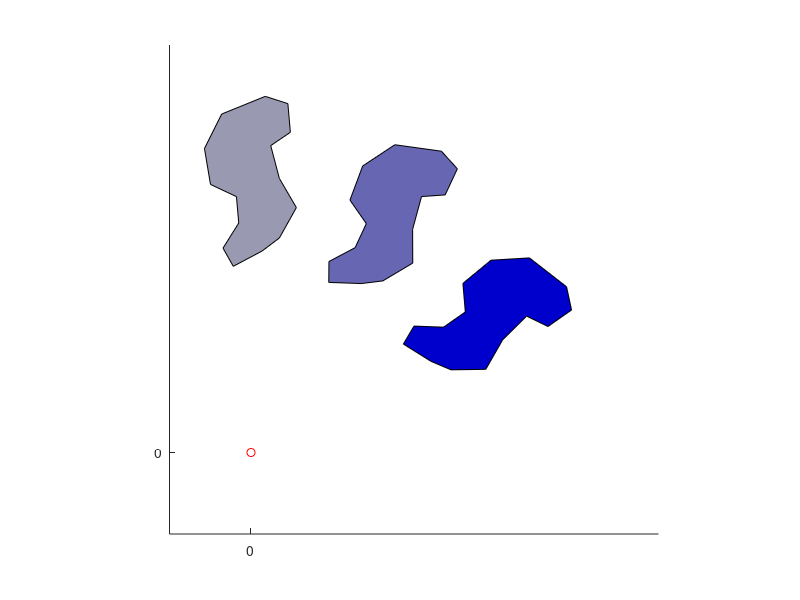
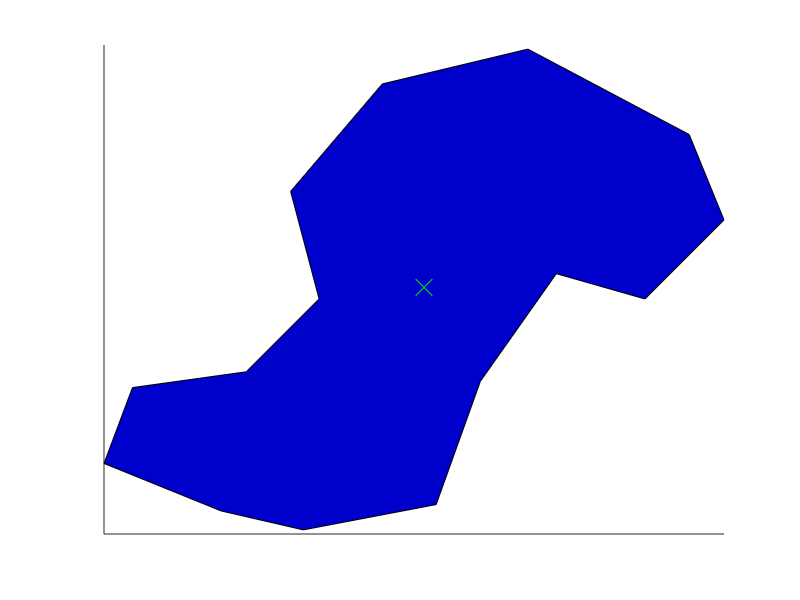
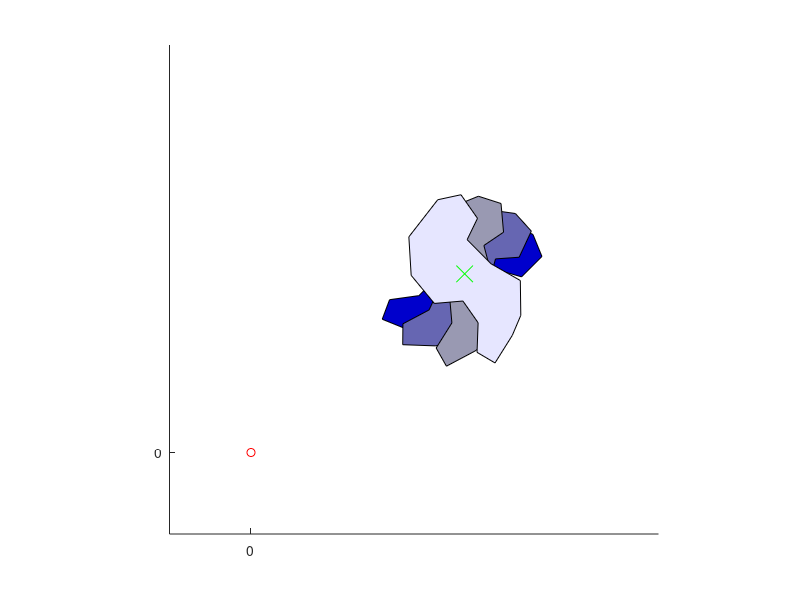
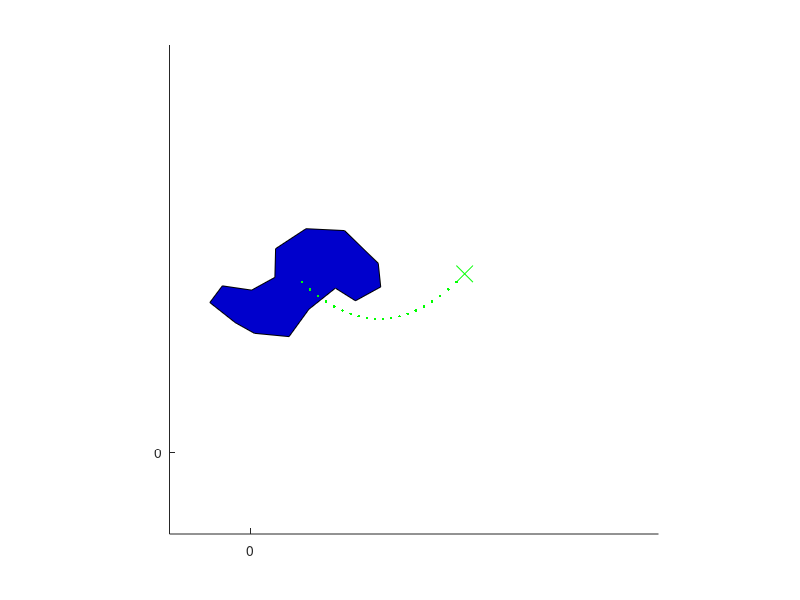

Source code (MATLAB) for these figures, in order: (Note: this script raises an error after producing the figures.)
clear; clc;
R = @(phi) [cos(phi) -sin(phi); sin(phi) cos(phi)];

p=[
    44.8, 28.5
    53.2, 30.1
    56, 37.9
    60.8, 44.7
    66.4, 43.1
    71.4, 48.1
    69.2, 53.5
    59, 58.9
    49.8, 56.7
    44, 49.9
    45.8, 43.1
    41.2, 38.5
    34, 37.5
    32.2, 32.7
    39.6, 29.7
]'*0.05;

% p = [0 0 ; 2 0 ; 2 2 ; 0 2]';

%%
% basic rotation

pr = R(-10/180*pi) * p;
patch(pr(1,:), pr(2,:), [0 0 0.8]);
axis equal; axis([-1 5 -1 5]);


pr = R(20/180*pi) * p;
hold on; patch(pr(1,:), pr(2,:), [0.4 0.4 0.7]);

pr = R(50/180*pi) * p;
patch(pr(1,:), pr(2,:), [0.6 0.6 0.7]);

plot(0,0,'ro');
set(gca,'XTick', 0);
set(gca,'YTick', 0);

%%
% compute centre of mass (assume unit density)

c = [0;0]; area = 0;
for l=1:size(p,2)
    nl = l+1; if l==size(p,2), nl=1; end

    % connect to origin to form triangle
    tri_area = 0.5 * ( (p(1,l)).*(p(2,nl))-(p(2,l))*(p(1,nl)) );

    % sum weighted centroids of triangles and areas (= mass at unit density)
    c = c + tri_area*(p(:,l)+p(:,nl))/3; % note third corner at [0;0]
    area = area + tri_area;
end
c = c./area;
m =    area; % for unit density, mass equals area

figure;
patch(p(1,:), p(2,:), [0 0 0.8]); hold on;
plot(c(1),c(2),'gx','MarkerSize',12); axis padded equal;
set(gca,'XTick', 0);
set(gca,'YTick', 0);

%%
% rotate around com

% R_= @(phi) [eye(2) c; 0 0 1] * [R(phi) [0;0]; 0 0 1] * [eye(2) -c; 0 0 1];
R_ = @(phi) [R(phi) c-R(phi)*c; 0 0 1];

figure;
patch(p(1,:), p(2,:), [0 0 0.8]); axis padded equal;

pr = R_(20/180*pi) * [p; ones(1,size(p,2))];
hold on; patch(pr(1,:), pr(2,:), [0.4 0.4 0.7]);

pr = R_(50/180*pi) * [p; ones(1,size(p,2))];
patch(pr(1,:), pr(2,:), [0.6 0.6 0.7]);

pr = R_(80/180*pi) * [p; ones(1,size(p,2))];
patch(pr(1,:), pr(2,:), [0.9 0.9 1.0]);

axis equal; axis([-1 5 -1 5]);
plot(0,0,'ro');

plot(c(1),c(2),'gx','MarkerSize',12);
set(gca,'XTick', 0);
set(gca,'YTick', 0);

%%
% Generalized coord. rigid motion

q = [0; 0; 0];

T = @(q) [eye(2) [q(1); q(2)]; 0 0 1] * R_(q(3));
% T = @(q) [R(q(3)) [q(1); q(2)]+c-R(q(3))*c; 0 0 1];

figure;
h = patch(p(1,:), p(2,:), [0 0 0.8]); axis equal; axis([-1 5 -1 5]); hold on;
plot(c(1),c(2),'gx','MarkerSize',12);
set(gca,'XTick', 0);
set(gca,'YTick', 0);
% saveas(gcf, ['_img/rigidMotion_' num2str(0,'%04d') '.png']);

w = [-0.1; -0.1; 0.3]; % generalized velocity
for step = 1:20
    q = q + w;
    w(2) = w(2) + 0.01; % modify the velocity a bit

    p_ = T(q) * [p; ones(1,size(p,2))];
    c_ = T(q) * [c; 1];

    % p__ = R(q(3)) * p + q(1:2) + c - R(q(3))*c; % same as above
    % max(max(abs(p_(1:2,:)-p__)))

    set(h, 'XData', p_(1,:), 'YData', p_(2,:));
    plot(c_(1), c_(2), 'g.');
    drawnow; %pause(0.1);
    % saveas(gcf, ['_img/rigidMotion_' num2str(step,'%04d') '.png']);
end

%%
% Compute moment of inertia

Ic = 0;
for l=1:size(p,2)
    nl = l+1; if l==size(p,2), nl=1; end
    % connect each edge of the polygon to the centre of mass to form a triangle
    a = p(:,l)-c; b = p(:,nl)-c; % --> triangle (a,b,0)
    % integrate p^2 over this triangle --> bary. coords. p = u*a+v*b + (1-u-v)*0 --> integrate on reference triangle --> tri_area * ( a'*a + a'*b + b'*b ) / 24
    tri_area = 0.5*(a(1)*b(2)-a(2)*b(1));
    Ic = Ic + ( a'*a + a'*b + b'*b ) * (tri_area*2) / 12; % (tri_area*2) because we need A/A0 with A0=1/2 the reference triangle area
end

%%
% Rigid body motion

q = [0; 0; 0]; % generalized coordinates (x y phi)
v = [1; 1.5; 3]; % generalized velocities  (vx vy w)

figure;
plt = patch(p(1,:), p(2,:), [0 0 0.8]); axis equal; axis([-1 5 -1 5]); hold on;
%plot(c(1),c(2),'gx','MarkerSize',12);
set(gca,'XTick', 0);
set(gca,'YTick', 0);
% saveas(gcf, ['_img/rbSim_' num2str(0,'%04d') '.png']);

h = 1/30; % time step
for step = 1:120
    p_ = T(q) * [p; ones(1,size(p,2))];
    c_ = T(q) * [c; 1];
    x_ = p_(1,:);
    y_ = p_(2,:);
    set(plt, 'XData', x_, 'YData', y_);

    if  step==15 || step==30 % add a scripted impulse (= force * time step) at the k-th corner
        if  step==15, j_ = [0; -4]; k=1; end
        if  step==30, j_ = [-5; 0]; k=8; end
        tq = (p_(1,k)-c_(1)) * j_(2) - (p_(2,k)-c_(2)) * j_(1);
        v  = v + [j_/m; tq/Ic];
        
        qplt = quiver(p_(1,k), p_(2,k), j_(1), j_(2),'r', 'LineWidth',2);
        qpl2 = quiver(c_(1), c_(2), (p_(1,k)-c_(1)),(p_(2,k)-c_(2)) ,0,'w');
        % pause;
    end

    if  any( x_ < -1 ) % wall at x=-1
        k = find( x_ < -1, 1 );
        vk = v(3)*[0 -1; 1 0]*(p_(1:2,k)-c_(1:2)) + v(1:2); % velocity at corner k
        if  vk(1) < 0
            jx =-2* (v(3)*(-p_(2,k)+c_(2)) + v(1)) / ((-(p_(2,k)-c_(2)))*(-p_(2,k)+c_(2)) /Ic + 1 /m);
            j_ = [jx; 0]; % reflect velocity around x
    
            tq = (p_(1,k)-c_(1)) * j_(2) - (p_(2,k)-c_(2)) * j_(1);
            v  = v + [j_/m; tq/Ic];
            
            vk = v(3)*[0 -1; 1 0]*(p_(1:2,k)-c_(1:2)) + v(1:2);
            qplt=quiver(p_(1,k), p_(2,k), vk(1), vk(2),0.2,'g', 'LineWidth',2);
        end
    end
        
    if  any( y_ < -1 ) % wall at y=-1
        k = find( y_ < -1, 1 );
        vk = v(3)*[0 -1; 1 0]*(p_(1:2,k)-c_(1:2)) + v(1:2); % velocity at corner k
        if  vk(2) < 0
            jy =-2* (v(3)*(p_(1,k)-c_(1)) + v(2)) / (((p_(1,k)-c_(1)))*(p_(1,k)-c_(1)) /Ic + 1 /m);
            j_ = [0; jy]; % reflect velocity around y
    
            tq = (p_(1,k)-c_(1)) * j_(2) - (p_(2,k)-c_(2)) * j_(1);
            v  = v + [j_/m; tq/Ic];
            
            vk = v(3)*[0 -1; 1 0]*(p_(1:2,k)-c_(1:2)) + v(1:2);
            qplt=quiver(p_(1,k), p_(2,k), vk(1), vk(2),0.2,'g', 'LineWidth',2);
        end
    end

    q = q + h*v;

    drawnow; pause(h);
    % saveas(gcf, ['_img/rbSim_' num2str(step,'%04d') '.png']); 
    if exist('qplt'), delete(qplt); delete(qpl2); end
end
